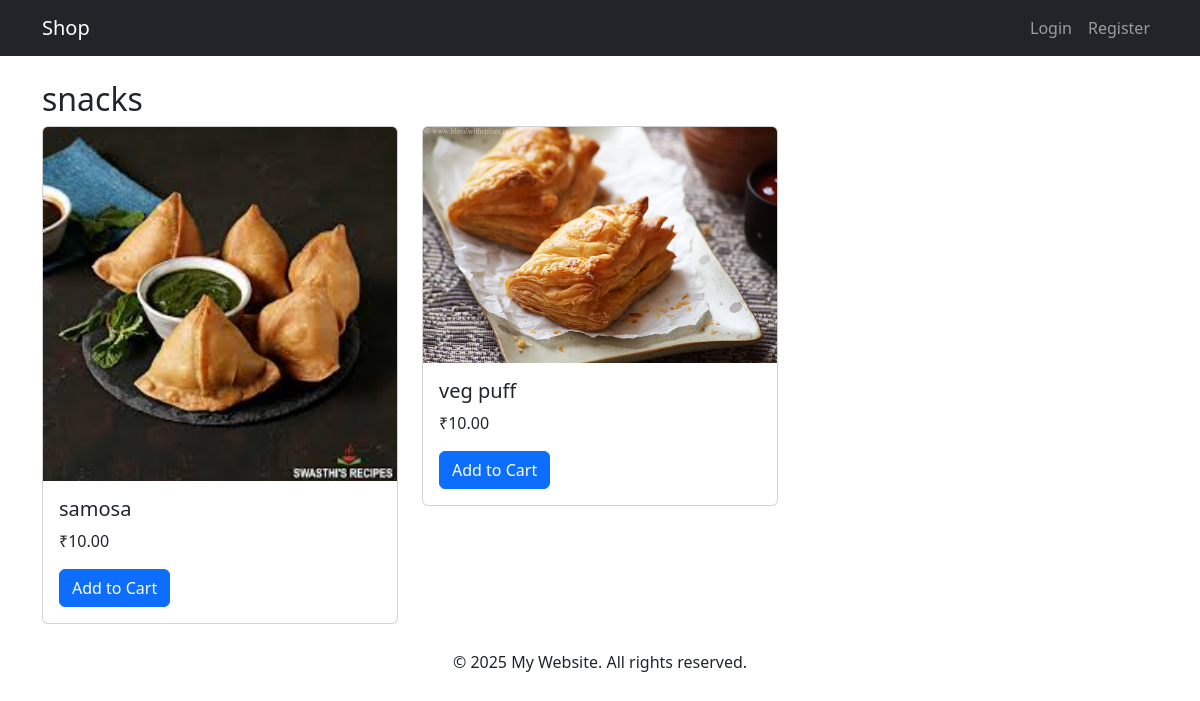
The app's page /?category=snacks with its own data.
### backend/models.py (models this page shows, shortened)
class Category(models.Model):
    id=models.BigAutoField(primary_key=True)
    name=models.CharField(max_length=255)
    class Meta:
        db_table='category'

class Product(models.Model):
    id = models.BigAutoField(primary_key=True)
    name = models.CharField(max_length=255)
    category=models.ForeignKey(Category,null=True,blank=True,on_delete=models.SET_NULL, related_name='products')
    brand=models.ForeignKey(Brand,null=True,blank=True,on_delete=models.SET_NULL)
    price=models.DecimalField(max_digits=10,decimal_places=2,null=True,blank=True)
    qty=models.IntegerField(null=True,blank=True)
    alert_stock=models.IntegerField(null=True,blank=True)
    image_path = models.ImageField(upload_to='product',null=True,blank=True,default='no_image_available.jpg')
    def __str__(self):
        return self.name
    class Meta:
        db_table = 'product'

### frontend/views.py (the view)
# urls.py: 2. Add a URL to urlpatterns:  path('', views.home, name='home')
def home(request):
    user = request.user
    data = {}
    if user.is_authenticated:
        cart_items = Cart.objects.filter(custom_user=user)
        grand_total = Cart.grand_total(customer_id=user.id)
        data['cart_items'] = cart_items
        data['grand_total'] = grand_total
        data['cart_count'] = cart_items.count()
    else:
        data['cart_items'] = []
        data['grand_total'] = 0
        data['cart_count'] = 0
    categories = Category.objects.prefetch_related('products').all()
    data['categories'] = categories
    category_name = request.GET.get('category')  # e.g., "Women"
    if category_name:
        category = get_object_or_404(Category, name=category_name)
        products = category.products.all()  # Assuming related_name='products' in ForeignKey
        data['category_present'] = True
        data['page_title'] = category.name
        data['products'] = products
        data['categories'] = categories
        for cat in categories:
            print(cat.name)
            print(cat.products.all())  # This will now work!
        return render(request, 'frontend/product.html', data)
    data['category_present'] = False
    return render(request, 'frontend/home.html', data)

### frontend/templates/frontend/product.html (shortened to what this page needs)
{% extends 'frontend/layout/app.html' %}
{% block content %}
<div class="container mt-4">
  <h2>{{ page_title }}</h2>
  {% if products %}
    <div class="row">
      {% for item in products %}
        <div class="col-md-4">
          <div class="card mb-3">
            {% if item.image_path %}
              <img src="{{ item.image_path.url }}" class="card-img-top" alt="{{ item.name }}">
            {% endif %}
            <div class="card-body">
              <h5 class="card-title">{{ item.name }}</h5>
              <p class="card-text">₹{{ item.price }}</p>
              <a href="{% url 'add_to_cart' item.id %}" class="btn btn-primary">Add to Cart</a>
            </div>
          </div>
        </div>
      {% endfor %}
    </div>
  {% else %}
    <p>No products available in this category.</p>
  {% endif %}
</div>
{% endblock %}

### records on screen
Category: name "snacks"
Product: image_path (picture), name "samosa", price "10.00"
Product: image_path (picture), name "veg puff", price "10.00"
